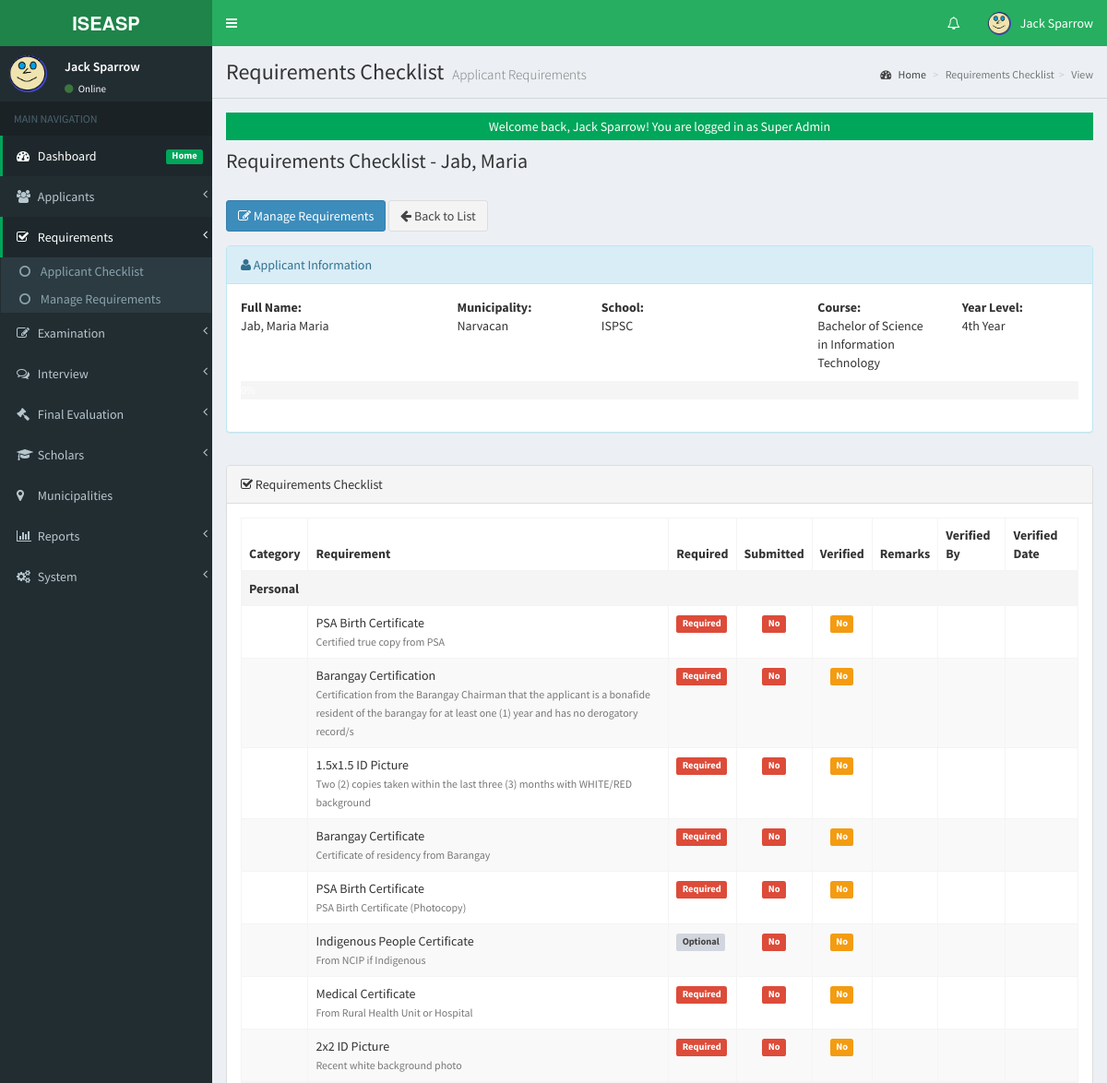
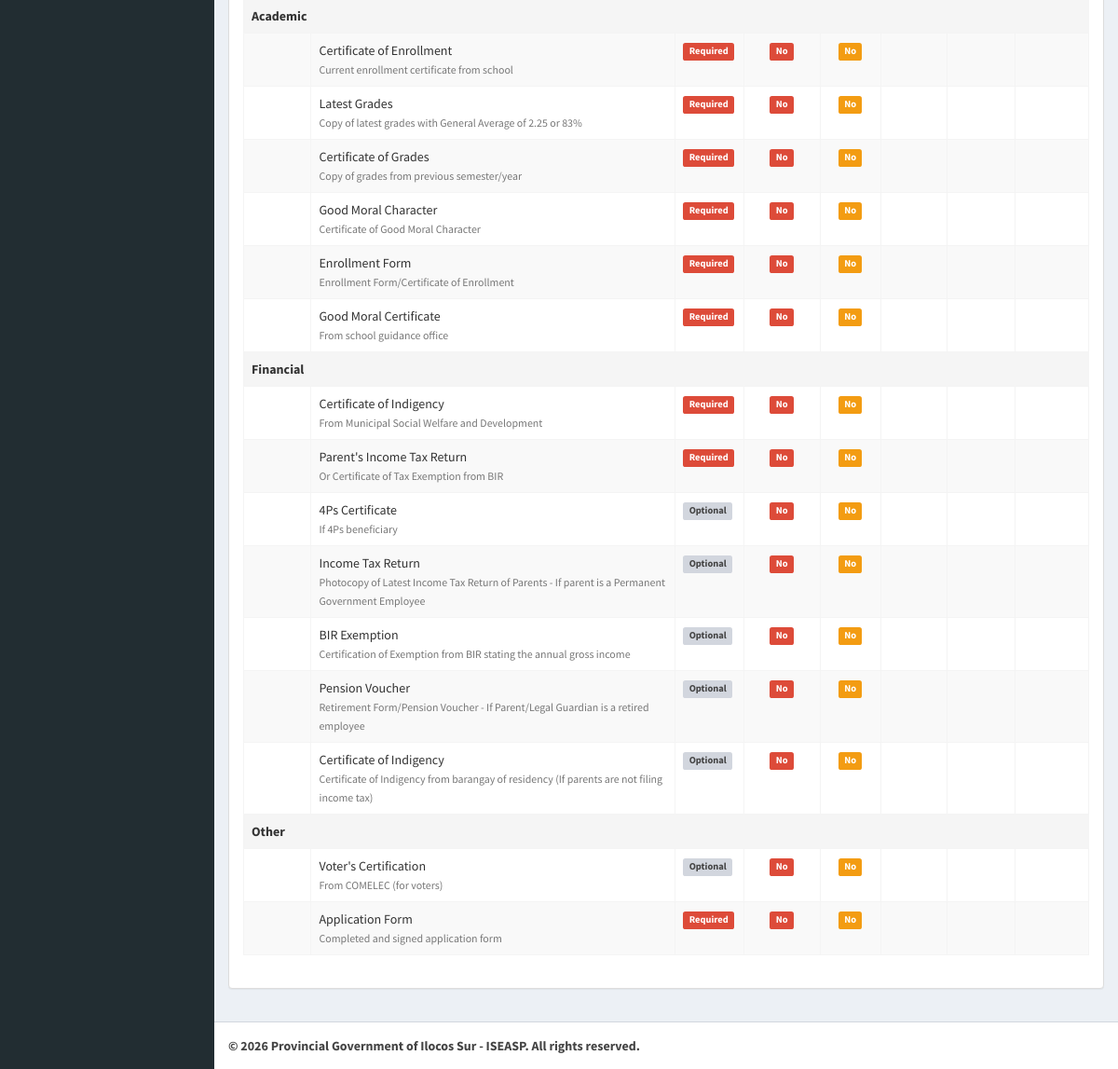
Page /admin/checklist/index.php?view=view&id=6 (signed in) on the committed database (2 pictures, top to bottom).
### tables this page shows
CREATE TABLE `tblusers` (
  `USERID` int(11) NOT NULL AUTO_INCREMENT,
  `FULLNAME` varchar(150) NOT NULL,
  `USERNAME` varchar(100) NOT NULL,
  `PASS` varchar(255) NOT NULL,
  `ROLE` enum('Super Admin','Admin','Evaluator','Staff') DEFAULT 'Admin',
  `PICLOCATION` varchar(255) DEFAULT NULL,
  `EMAIL` varchar(150) DEFAULT NULL,
  `DATECREATED` datetime DEFAULT current_timestamp(),
  `LAST_LOGIN` datetime DEFAULT NULL,
  `LAST_ACTIVITY` datetime DEFAULT NULL,
  `IP_ADDRESS` varchar(45) DEFAULT NULL,
  PRIMARY KEY (`USERID`),
  UNIQUE KEY `USERNAME` (`USERNAME`),
  KEY `idx_username` (`USERNAME`),
  KEY `idx_role` (`ROLE`)
);

CREATE TABLE `tbl_applicants` (
  `APPLICANTID` int(11) NOT NULL AUTO_INCREMENT,
  `FIRSTNAME` varchar(100) NOT NULL,
  `MIDDLENAME` varchar(100) DEFAULT NULL,
  `LASTNAME` varchar(100) NOT NULL,
  `SUFFIX` varchar(10) DEFAULT NULL,
  `LRN` varchar(12) DEFAULT NULL,
  `BIRTHDATE` date DEFAULT NULL,
  `BIRTHPLACE` varchar(200) DEFAULT NULL,
  `GENDER` enum('Male','Female','Other') DEFAULT NULL,
  `CIVIL_STATUS` enum('Single','Married','Widowed','Separated') DEFAULT 'Single',
  `RELIGION` varchar(100) DEFAULT NULL,
  `NATIONALITY` varchar(50) DEFAULT 'Filipino',
  `PERMANENT_ADDRESS` text DEFAULT NULL,
  `CURRENT_ADDRESS` text DEFAULT NULL,
  `DISTRICT` varchar(100) DEFAULT NULL,
  `MUNICIPALITY` varchar(100) DEFAULT NULL,
  `BARANGAY` varchar(100) DEFAULT NULL,
  `COURSE` varchar(150) NOT NULL,
  `SCHOOL` varchar(150) NOT NULL,
  `YEARLEVEL` varchar(50) NOT NULL,
  `GPA` decimal(5,2) DEFAULT NULL,
  `CONTACT` varchar(20) NOT NULL,
  `EMAIL` varchar(150) NOT NULL,
  `FACEBOOK_URL` varchar(255) DEFAULT NULL,
  `EMERGENCY_CONTACT_NAME` varchar(150) DEFAULT NULL,
  `EMERGENCY_CONTACT_NUMBER` varchar(20) DEFAULT NULL,
  `EMERGENCY_CONTACT_RELATION` varchar(50) DEFAULT NULL,
  `APPLICATION_TYPE` enum('New Applicant','Renewal') DEFAULT 'New Applicant',
  `SCHOOL_YEAR` varchar(20) DEFAULT NULL,
  `SEMESTER` enum('1st Semester','2nd Semester','Summer') DEFAULT '1st Semester',
  `IS_4PS_BENEFICIARY` enum('Yes','No') DEFAULT 'No',
  `IS_INDIGENOUS` enum('Yes','No') DEFAULT 'No',
  `FAMILY_ANNUAL_INCOME` decimal(10,2) DEFAULT NULL,
  `PARENT_OCCUPATION` varchar(100) DEFAULT NULL,
  `STATUS` enum('Pending','Approved','Rejected','For Interview','Qualified','Scholar','Graduated') DEFAULT 'Pending',
  `EXAM_STATUS` enum('Pending','Passed','Failed') DEFAULT 'Pending',
  `REQUIREMENT_STATUS` enum('Complete','Incomplete','Pending') DEFAULT 'Pending',
  `REQUIREMENT_DATE` datetime DEFAULT NULL,
  `EXAM_SLIP_NUMBER` varchar(50) DEFAULT NULL,
  `EXAM_SLIP_GENERATED` datetime DEFAULT NULL,
  `EXAM_DATE` date DEFAULT NULL,
  `EXAM_TIME` time DEFAULT NULL,
  `EXAM_VENUE` varchar(255) DEFAULT NULL,
  `EXAM_NOTES` text DEFAULT NULL,
  `CREATED_BY` int(11) NOT NULL,
  `DATECREATED` datetime DEFAULT current_timestamp(),
  `UPDATED_BY` int(11) DEFAULT NULL,
  `LAST_UPDATED` datetime DEFAULT NULL ON UPDATE current_timestamp(),
  PRIMARY KEY (`APPLICANTID`),
  KEY `CREATED_BY` (`CREATED_BY`),
  KEY `idx_lrn` (`LRN`),
  KEY `idx_status` (`STATUS`),
  KEY `idx_exam_status` (`EXAM_STATUS`),
  KEY `idx_requirement_status` (`REQUIREMENT_STATUS`),
  KEY `idx_school_year` (`SCHOOL_YEAR`),
  KEY `idx_municipality` (`MUNICIPALITY`),
  KEY `idx_district` (`DISTRICT`),
  KEY `idx_datecreated` (`DATECREATED`),
  KEY `idx_updated_by` (`UPDATED_BY`),
  CONSTRAINT `fk_applicant_creator` FOREIGN KEY (`CREATED_BY`) REFERENCES `tblusers` (`USERID`),
  CONSTRAINT `fk_applicant_updater` FOREIGN KEY (`UPDATED_BY`) REFERENCES `tblusers` (`USERID`) ON DELETE SET NULL
);

CREATE TABLE `tbl_requirement` (
  `REQUIREMENT_ID` int(11) NOT NULL AUTO_INCREMENT,
  `REQUIREMENT_NAME` varchar(100) NOT NULL,
  `DESCRIPTION` text DEFAULT NULL,
  `REQUIRED` enum('Yes','No') DEFAULT 'Yes',
  `CATEGORY` enum('Personal','Academic','Financial','Other') DEFAULT 'Other',
  `DISPLAY_ORDER` int(11) DEFAULT 0,
  `CREATED_BY` int(11) DEFAULT NULL,
  `CREATED_AT` datetime DEFAULT current_timestamp(),
  `UPDATED_BY` int(11) DEFAULT NULL,
  `UPDATED_AT` datetime DEFAULT NULL ON UPDATE current_timestamp(),
  PRIMARY KEY (`REQUIREMENT_ID`),
  KEY `idx_category` (`CATEGORY`),
  KEY `idx_required` (`REQUIRED`),
  KEY `fk_requirement_creator` (`CREATED_BY`),
  KEY `fk_requirement_updater` (`UPDATED_BY`),
  CONSTRAINT `fk_requirement_creator` FOREIGN KEY (`CREATED_BY`) REFERENCES `tblusers` (`USERID`) ON DELETE SET NULL,
  CONSTRAINT `fk_requirement_updater` FOREIGN KEY (`UPDATED_BY`) REFERENCES `tblusers` (`USERID`) ON DELETE SET NULL
);

### admin/checklist/view.php (the view, shortened to what the rows shown need)
<?php
$id = isset($_GET['id']) ? intval($_GET['id']) : 0;
global $mydb;
$mydb->setQuery("SELECT * FROM tbl_applicants WHERE APPLICANTID = $id");
$mydb->executeQuery();
$applicant = $mydb->loadSingleResult();
$sql = "
    SELECT
        r.*,
        COALESCE(c.IS_SUBMITTED, 0) as IS_SUBMITTED,
        COALESCE(c.IS_VERIFIED, 0) as IS_VERIFIED,
        c.REMARKS,
        c.VERIFIED_DATE,
        c.VERIFIED_BY,
        u.FULLNAME as VERIFIED_BY_NAME
    FROM tbl_requirement r
    LEFT JOIN tbl_applicant_requirement_checklist c
        ON r.REQUIREMENT_ID = c.REQUIREMENT_ID AND c.APPLICANTID = $id
    LEFT JOIN tblusers u ON c.VERIFIED_BY = u.USERID
    ORDER BY r.CATEGORY, r.DISPLAY_ORDER
";
$mydb->setQuery($sql);
$mydb->executeQuery();
$requirements = $mydb->loadResultList();
?>
<div class="row">
    <div class="col-lg-12">
        <h1 class="page-header">Requirements Checklist - <?= htmlspecialchars($applicant->LASTNAME . ', ' . $applicant->FIRSTNAME) ?></h1>
    </div>
</div>
<div class="row" style="margin-bottom: 15px;">
    <div class="col-lg-12">
        <a href="index.php?view=manage&id=<?= $id ?>" class="btn btn-primary">
            <i class="fa fa-edit"></i> Manage Requirements
        </a>
        <a href="index.php" class="btn btn-default">
            <i class="fa fa-arrow-left"></i> Back to List
        </a>
    </div>
</div>
<div class="row" style="margin-bottom: 15px;">
    <div class="col-lg-12">
        <div class="panel panel-info">
            <div class="panel-heading">
                <i class="fa fa-user"></i> Applicant Information
            </div>
            <div class="panel-body">
                <div class="row">
                    <div class="col-md-3">
                        <strong>Full Name:</strong><br>
                        <?= htmlspecialchars($applicant->LASTNAME . ', ' . $applicant->FIRSTNAME . ' ' . ($applicant->MIDDLENAME ?? '')) ?>
                    </div>
                    <div class="col-md-2">
                        <strong>Municipality:</strong><br>
                        <?= htmlspecialchars($applicant->MUNICIPALITY ?? 'N/A') ?>
                    </div>
                    <div class="col-md-3">
                        <strong>School:</strong><br>
                        <?= htmlspecialchars($applicant->SCHOOL ?? 'N/A') ?>
                    </div>
                    <div class="col-md-2">
                        <strong>Course:</strong><br>
                        <?= htmlspecialchars($applicant->COURSE ?? 'N/A') ?>
                    </div>
                    <div class="col-md-2">
                        <strong>Year Level:</strong><br>
                        <?= htmlspecialchars($applicant->YEARLEVEL ?? 'N/A') ?>
                    </div>
                </div>
                <div class="row" style="margin-top: 10px;">
                    <div class="col-md-12">
                        <div class="progress">
                        </div>
                    </div>
                </div>
            </div>
        </div>
    </div>
</div>
<div class="row">
    <div class="col-lg-12">
        <div class="panel panel-default">
            <div class="panel-heading">
                <i class="fa fa-check-square-o"></i> Requirements Checklist
            </div>
            <div class="panel-body">
                <div class="table-responsive">
                    <table class="table table-bordered table-striped">
                        <thead>
                            <tr>
                                <th>Category</th>
                                <th>Requirement</th>
                                <th>Required</th>
                                <th class="text-center">Submitted</th>
                                <th class="text-center">Verified</th>
                                <th>Remarks</th>
                                <th>Verified By</th>
                                <th>Verified Date</th>
                            </tr>
                        </thead>
                        <tbody>
                            <?php
                            $current_category = '';
                            foreach ($requirements as $req):
                                if ($current_category != ($req->CATEGORY ?? '')):
                                    $current_category = $req->CATEGORY ?? '';
                            ?>
                            <tr class="active">
                                <td colspan="8"><strong><?= $current_category ?></strong></td>
                            </tr>
                            <?php endif; ?>
                            <tr>
                                <td></td>
                                <td>
                                    <?= htmlspecialchars($req->REQUIREMENT_NAME ?? '') ?>
                                    <?php if (!empty($req->DESCRIPTION)): ?>
                                        <br><small class="text-muted"><?= htmlspecialchars($req->DESCRIPTION) ?></small>
                                    <?php endif; ?>
                                </td>
                                <td>
                                    <?php if (($req->REQUIRED ?? '') == 'Yes'): ?>
                                        <span class="label label-danger">Required</span>
                                    <?php else: ?>
                                        <span class="label label-default">Optional</span>
                                    <?php endif; ?>
                                </td>
                                <td class="text-center">
                                    <?php if (isset($req->IS_SUBMITTED) && $req->IS_SUBMITTED): ?>
                                        <span class="label label-success">Yes</span>
                                    <?php else: ?>
                                        <span class="label label-danger">No</span>
                                    <?php endif; ?>
                                </td>
                                <td class="text-center">
                                    <?php if (isset($req->IS_VERIFIED) && $req->IS_VERIFIED): ?>
                                        <span class="label label-success">Yes</span>
                                    <?php else: ?>
                                        <span class="label label-warning">No</span>
                                    <?php endif; ?>
                                </td>
                                <td><?= htmlspecialchars($req->REMARKS ?? '') ?></td>
                                <td>
                                </td>
                                <td>
                                </td>
                            </tr>
                            <?php endforeach; ?>
                        </tbody>
                    </table>
                </div>
            </div>
        </div>
    </div>
</div>

### admin/theme/templates.php (shortened to what the rows shown need)
<!DOCTYPE html>
<html>
<head>
    <link rel="stylesheet" href="<?php echo web_root;?>bootstrap/css/bootstrap.min.css">
    <link rel="stylesheet" href="<?php echo web_root;?>plugins/font-awesome/css/font-awesome.min.css">
    <link rel="stylesheet" href="<?php echo web_root;?>dist/css/AdminLTE.min.css">
    <link rel="stylesheet" href="<?php echo web_root;?>dist/css/skins/_all-skins.min.css">
    <link rel="stylesheet" href="<?php echo web_root;?>plugins/iCheck/flat/blue.css">
    <link rel="stylesheet" href="<?php echo web_root;?>plugins/datatables/dataTables.bootstrap.css">
    <link rel="stylesheet" href="<?php echo web_root;?>plugins/datepicker/datepicker3.css">
    <link rel="stylesheet" href="<?php echo web_root;?>plugins/daterangepicker/daterangepicker-bs3.css">
    <link rel="stylesheet" href="<?php echo web_root;?>plugins/bootstrap-wysihtml5/bootstrap3-wysihtml5.min.css">
</head>
<body class="hold-transition skin-green fixed sidebar-mini">
    <div class="wrapper">
        <header class="main-header">
            <nav class="navbar navbar-static-top" role="navigation">
                <div class="navbar-custom-menu">
                    <ul class="nav navbar-nav">
                        <?php
                        $user = New User();
                        $singleuser = $user->single_user($_SESSION['ADMIN_USERID']);
                        ?>
                        <li class="dropdown user user-menu">
                            <a href="#" class="dropdown-toggle" data-toggle="dropdown">
                                <img src="<?php echo web_root.'admin/user/photos/'. $singleuser->PICLOCATION;?>" class="user-image" alt="User Image">
                                <span class="hidden-xs"><?php echo $singleuser->FULLNAME; ?></span>
                            </a>
                        </li>
                    </ul>
                </div>
            </nav>
        </header>
        <aside class="main-sidebar">
            <section class="sidebar">
                <div class="user-panel">
                    <div class="pull-left image">
                        <img src="<?php echo web_root.'admin/user/photos/'. $singleuser->PICLOCATION;?>" class="img-circle" alt="User Image"  style="height: 40px;">
                    </div>
                    <div class="pull-left info">
                        <p><?php echo $singleuser->FULLNAME; ?></p>
                        <a href="#"><i class="fa fa-circle text-success"></i> Online</a>
                    </div>
                </div>
            </section>
        </aside>
        <div class="content-wrapper">
            <section class="content-header">
                <h1>
                    <?php echo isset($title) ? $title : 'Dashboard'; ?>
                    <small><?php echo isset($subtitle) ? $subtitle : 'Control Panel'; ?></small>
                </h1>
            </section>
            <section class="content">
                <?php
                if (isset($content) && file_exists($content)) {
                    require_once $content;
                } else {
                    echo '<div class="alert alert-danger">Content file not found!</div>';
                }
                ?>
            </section>
        </div>
    </div>
</body>
</html>

### rows in the picture
tblusers: PICLOCATION (picture), FULLNAME "Jack Sparrow"
tbl_applicants: LASTNAME+FIRSTNAME "Jab, Maria", LASTNAME+FIRSTNAME+MIDDLENAME "Jab, Maria Maria", MUNICIPALITY "Narvacan", SCHOOL "ISPSC", COURSE "Bachelor of Science in Information Technology", YEARLEVEL "4th Year"
tbl_requirement: CATEGORY "Personal", REQUIREMENT_NAME "PSA Birth Certificate", DESCRIPTION "Certified true copy from PSA", REQUIRED "Required"
tbl_requirement: REQUIREMENT_NAME "Barangay Certification", DESCRIPTION "Certification from the Barangay Chairman that the applicant is a bonafide resident of the barangay for at least one (1) year and has no derogatory record/s", REQUIRED "Required"
tbl_requirement: REQUIREMENT_NAME "1.5x1.5 ID Picture", DESCRIPTION "Two (2) copies taken within the last three (3) months with WHITE/RED background", REQUIRED "Required"
tbl_requirement: REQUIREMENT_NAME "Barangay Certificate", DESCRIPTION "Certificate of residency from Barangay", REQUIRED "Required"
tbl_requirement: REQUIREMENT_NAME "PSA Birth Certificate", DESCRIPTION "PSA Birth Certificate (Photocopy)", REQUIRED "Required"
tbl_requirement: REQUIREMENT_NAME "Indigenous People Certificate", DESCRIPTION "From NCIP if Indigenous", REQUIRED "Optional"
tbl_requirement: REQUIREMENT_NAME "Medical Certificate", DESCRIPTION "From Rural Health Unit or Hospital", REQUIRED "Required"
tbl_requirement: REQUIREMENT_NAME "2x2 ID Picture", DESCRIPTION "Recent white background photo", REQUIRED "Required"
tbl_requirement: CATEGORY "Academic", REQUIREMENT_NAME "Certificate of Enrollment", DESCRIPTION "Current enrollment certificate from school", REQUIRED "Required"
tbl_requirement: REQUIREMENT_NAME "Latest Grades", DESCRIPTION "Copy of latest grades with General Average of 2.25 or 83%", REQUIRED "Required"
tbl_requirement: REQUIREMENT_NAME "Certificate of Grades", DESCRIPTION "Copy of grades from previous semester/year", REQUIRED "Required"
tbl_requirement: REQUIREMENT_NAME "Good Moral Character", DESCRIPTION "Certificate of Good Moral Character", REQUIRED "Required"
tbl_requirement: REQUIREMENT_NAME "Enrollment Form", DESCRIPTION "Enrollment Form/Certificate of Enrollment", REQUIRED "Required"
tbl_requirement: REQUIREMENT_NAME "Good Moral Certificate", DESCRIPTION "From school guidance office", REQUIRED "Required"
tbl_requirement: CATEGORY "Financial", REQUIREMENT_NAME "Certificate of Indigency", DESCRIPTION "From Municipal Social Welfare and Development", REQUIRED "Required"
tbl_requirement: REQUIREMENT_NAME "Parent's Income Tax Return", DESCRIPTION "Or Certificate of Tax Exemption from BIR", REQUIRED "Required"
tbl_requirement: REQUIREMENT_NAME "4Ps Certificate", DESCRIPTION "If 4Ps beneficiary", REQUIRED "Optional"
tbl_requirement: REQUIREMENT_NAME "Income Tax Return", DESCRIPTION "Photocopy of Latest Income Tax Return of Parents - If parent is a Permanent Government Employee", REQUIRED "Optional"
tbl_requirement: REQUIREMENT_NAME "BIR Exemption", DESCRIPTION "Certification of Exemption from BIR stating the annual gross income", REQUIRED "Optional"
tbl_requirement: REQUIREMENT_NAME "Pension Voucher", DESCRIPTION "Retirement Form/Pension Voucher - If Parent/Legal Guardian is a retired employee", REQUIRED "Optional"
tbl_requirement: REQUIREMENT_NAME "Certificate of Indigency", DESCRIPTION "Certificate of Indigency from barangay of residency (If parents are not filing income tax)", REQUIRED "Optional"
tbl_requirement: CATEGORY "Other", REQUIREMENT_NAME "Voter's Certification", DESCRIPTION "From COMELEC (for voters)", REQUIRED "Optional"
tbl_requirement: REQUIREMENT_NAME "Application Form", DESCRIPTION "Completed and signed application form", REQUIRED "Required"

### other values in the picture
$title "Requirements Checklist"
$subtitle "Applicant Requirements"
str_replace('_', ' ', $_GET['view']) "View"
$_SESSION['message'] "Welcome back, Jack Sparrow! You are logged in as Super Admin"
